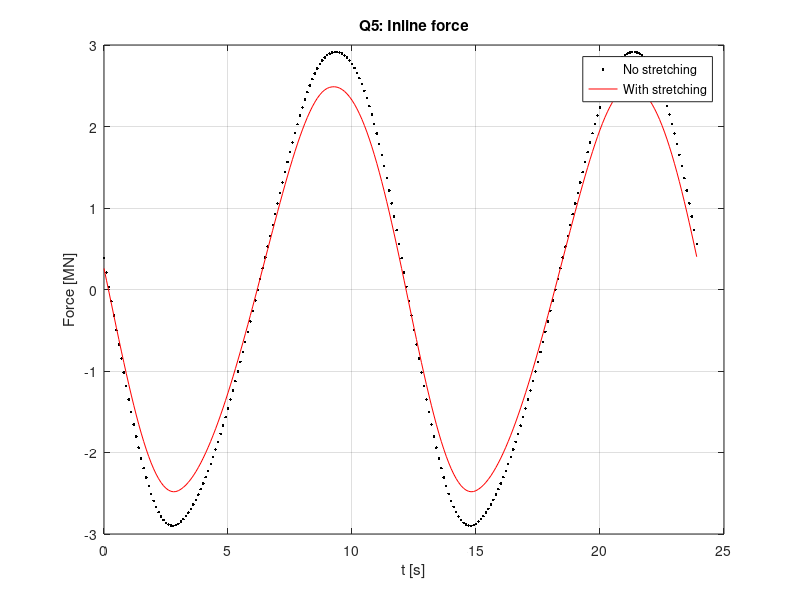

Reproduce this figure in MATLAB.
clear all
close all

%% input parameters

h=26.0;%DTu 10MW
g=9.81;

dt=0.1;
rho=1025;
CM=2.0;
Cd=1.0;
D=9.0; %Transition piece 8.5m, pile 9.0 
Nz=40;

%% Regular or irregular waves
if 1                                       % change to 0 for irregular waves
    % regular waves
    H=6; %was 1 changed to 6
    T=12;%was 11 changed to 12
    f=1/T;
    a=H/2;
    epsilon=0;
    TDur=2*T;
else
    % make a directional JONSWAP spectrum
    Hs=3.331; %DTU 10MW reference for 25m/s
    Tp=8.273; %DTU 10MW reference for 25m/s
    fp=1/Tp; 
    'Peak frequency of the spectra (Hz)', [fp]
    fHighCut=0.50;
    gamma_interval=Tp/sqrt(Hs);
    
    gamma = exp(5.75-1.15*gamma_interval); % 3.6<=gamma_test<=5.0
    %gamma=1 %test PM spectra
    %
    'Interval 3.6<=gamma_interval<5.0?', [gamma_interval]
    'Peak enhancement factor (gamma)', [gamma]
    
    
    TDur=600;
    df=1/TDur;
    f=[df:df:fHighCut]';
    
    % code the JONSWAP spectrum here. Right now it is just a uniform
    % spectrum.
    sigma = ones(size(f))*0.07;%TO DO need to change this to 0.09 for f>fp
    
    for i=1:size(f)
        if f(i)>fp 
            sigma(i)=0.09;
        end
    end
        
    %PM Spectra
    S_a = (0.3125*Hs^2*Tp).*(f./fp).^-5;
    S_b = exp(-1.25.*(f./fp).^-4);
    S_c = 1-0.287*log(gamma);
    S_d = exp(-0.5.*((f./fp-1)./sigma).^2);
    S = S_a.*S_b.*S_c.*gamma.^S_d;
    
    % scale spectrum so Hm0=4*std(eta)
    m0=trapz(f,S); % this is equal to sigma(eta)^2 which must be equal to (Hm0/4)^2
    S=S*((Hs/4)^2)/m0;
    
    % plot spectrum
    figure(1), clf, hold on
    plot(f,S)
    xlabel('f [Hz]')
    ylabel('S_{\eta} [m^2/Hz]');
    str = ['Wave Spectum, fs= ',num2str(fp),', Hs= ',num2str(Hs)];
    title(str)
    grid on
        
    % calc a and assign random phases
    a=sqrt(2*S*df);
    epsilon=rand(size(a))*2*pi;
end    

%% Solve the dispersion relation to get the wave numbers k

N=length(f);
omega=2*pi*f;
k=zeros(size(f));

myFun = @(k,omega,g,h) omega^2-g*k*tanh(k*h);
kGuess=omega(1)/sqrt(g*h); % we use shallow water limit as guess for first k
for j=1:N
    k(j) = fzero(@(x) myFun(x,omega(j),g,h) , kGuess);
    kGuess = k(j);         % we use solution for neighbooring frequency for all others 
end

%% Calculate free surface elevation and force in a loop

t = [0:dt:TDur]';
t=t(1:end-1);

Eta=zeros(size(t));
Fz = zeros(size(t));
u_bed = zeros(size(t));
u_free = zeros(size(t));
ut_bed = zeros(size(t));
ut_free = zeros(size(t));
%Q5: run twice - without and with wheeler stretching
for no_wheeler = 0:1 %0=with strethcing, 1=no stretching
      

% loop for calculation of free surface elevation and inline force
for j = 1:length(t)
    Eta(j) = sum(    a.*cos(omega.*t(j)+epsilon)    ) ;    
    zPhys=linspace(-h,Eta(j),Nz);
    if no_wheeler % no Wheeler stretching. We use the physical z-values for calculation of kinematics. Change to 0 for Wheeler stretching.
        zCalc = zPhys;
    else % Wheeler stretching.              
        zCalc = h.*(zPhys-Eta)./(h+Eta);                       % Change zCalc here for question 5
    end
    % loop over zPhys. Calculate u, u_t and local force
    for l=1:length(zPhys)
        U= sum(a.*omega.*cosh(k.*(zCalc(l)+h))./sinh(k*h).*cos( omega*t(j)+epsilon));        
        Ut= sum(-a.*(omega.^2).*cosh(k.*(zCalc(l)+h))./sinh(k*h).*sin( omega*t(j)+epsilon)); % add acceleration here for question 4.3
        
        if(l==1)%first element in zPhys is at the seabed
            u_bed(j)=U;
            ut_bed(j)=Ut;
        end 
        z_free = length(zPhys);
        if(l==z_free)%last element in zPhys is at the free surface
            u_free(j)=U;
            ut_free(j)=Ut;
        end 
        dfx(l)=0.5*rho*Cd*D*abs(U)*U + rho*CM*pi*(D/2)^2*Ut;      % add inertia force here for question 4.3
        %dmy(l)= ...                       % add moment here for question 11
    end
    Fx(j)=trapz(zPhys,dfx);
    % My(j)= ...                           % complete this one for question 11 
    
   end
if no_wheeler % no Wheeler stretching. We use the physical z-values for calculation of kinematics. Change to 0 for Wheeler stretching.
       %figure(10)
        %plot(t, Fx)
       %title('no wheeler')     
       Fx_nowh= Fx;        
else
        %figure(11)
        %plot(t, Fx)
       %title('yes wheeler')
       Fx_wh= Fx;        
end
end



%% Make some plots

figure(12), clf

plot(t,Fx_nowh/1e6,'.k')
hold on
plot(t,Fx_wh/1e6,'-r')
hold on
    xlabel('t [s]')
    ylabel('Force [MN]')
legend('No stretching', 'With stretching')
str = 'Q5: Inline force';
title(str)
grid on



if(false)
figure(2), clf
subplot(2,1,1), hold on
plot(t,Fx_nowh,'k')
    xlabel('t [s]')
    ylabel('Force [N]')
str = 'Inline force - no stretching';
title(str)
grid on



subplot(2,1,2), hold on
    plot(t,Fx,'k')
    xlabel('t [s]')
    ylabel('Force [N]')
    str = ['Inline force  - with stretching'];
    title(str)
    grid on
    
end




if false
    subplot(3,1,2), hold on
    plot(t,u_bed,'b')
    xlabel('t [s]')
    ylabel('ubed [m/s]')
    title('Horizontal speed at seabed')
    axis([0 25 -3 3])
    grid on
end



if false
subplot(3,1,3), hold on
plot(t,ut_bed,'b')
xlabel('t [s]')
ylabel('utbed [m/s^2]')
title('Horizontal acceleration at seabed')
axis([0 25 -1.2 1.2])
grid on

figure(3), clf
    subplot(3,1,1), hold on
    plot(t,Eta,'b')
    xlabel('t [s]')
    ylabel('\eta [m]')
    title('Free surface eleveation')
    grid on

    subplot(3,1,2), hold on
    plot(t,u_free,'b')
    xlabel('t [s]')
    ylabel('ufree [m/s]')
    title('Horizontal speed at free surface')
    axis([0 25 -3 3])
    grid on

    subplot(3,1,3), hold on
    plot(t,ut_free,'b')

    xlabel('t [s]')
    ylabel('utfree [m/s^2]')    
    title('Horizontal acceleration at free surface')
    axis([0 25 -1.2 1.2])
    grid on
end



%subplot(3,1,3), hold on
%plot(t,My,'r')
%xlabel('t [s]')
%ylabel('Moment [Nm]')
%grid on

%% Make some statistics
%'eta Fx My'

%'mean   ', [mean(Eta) mean(Fx) ]
%'std    ', [std(Eta)  std(Fx) ]
%'min    ', [min(Eta)  min(Fx) ]
%'max    ', [max(Eta)  max(Fx) ]


%'Hs and 4*std(Eta)', [Hs 4*std(Eta) ]

